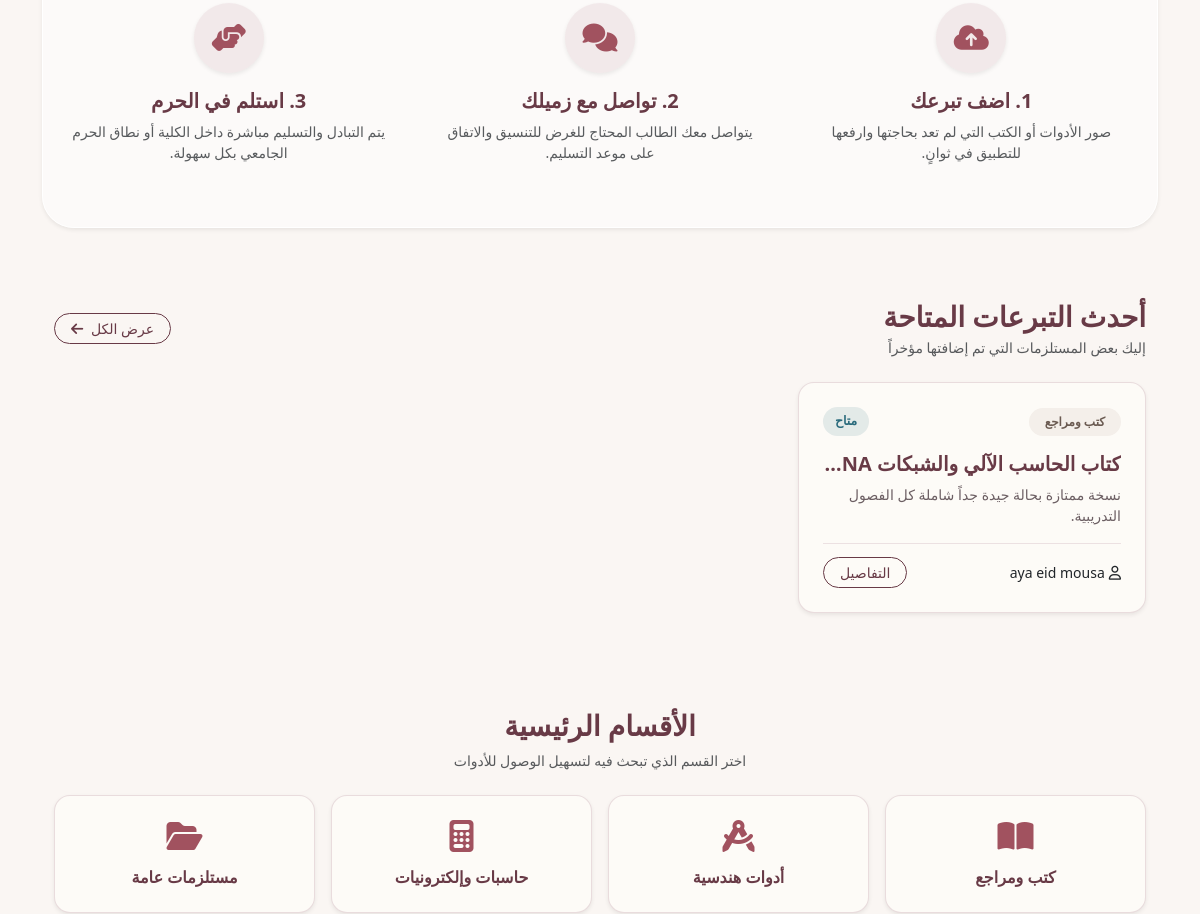
Before: / (middle part) with the older database file.
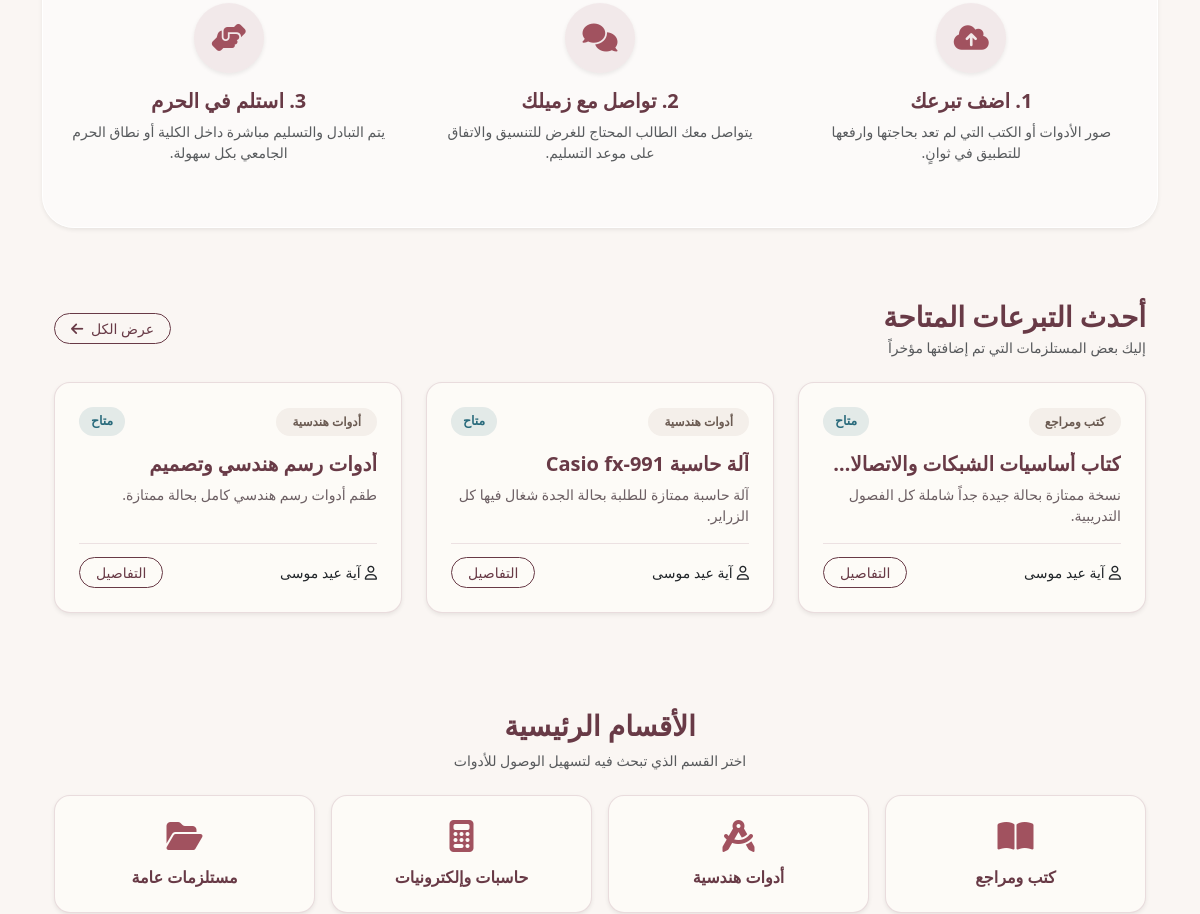
After: the same page with the newer database file.
### tables this page shows
CREATE TABLE `donations` (
  `id` int(11) NOT NULL,
  `user_id` int(11) NOT NULL,
  `title` varchar(255) NOT NULL,
  `category` varchar(100) DEFAULT NULL,
  `college_name` varchar(150) DEFAULT NULL,
  `location` varchar(150) DEFAULT NULL,
  `image` varchar(255) DEFAULT NULL,
  `description` text DEFAULT NULL,
  `status` enum('pending','approved','reserved','completed') DEFAULT 'pending',
  `created_at` timestamp NOT NULL DEFAULT current_timestamp()
);

CREATE TABLE `users` (
  `id` int(11) NOT NULL,
  `fullname` varchar(150) NOT NULL,
  `email` varchar(150) NOT NULL,
  `phone` varchar(20) DEFAULT NULL,
  `password` varchar(255) NOT NULL,
  `role` enum('user','admin') DEFAULT 'user',
  `created_at` timestamp NOT NULL DEFAULT current_timestamp()
);

### index.php (the view, shortened to what the changed rows need)
<?php
include 'includes/db.php';
include 'includes/header.php';
$query = "SELECT donations.*, users.fullname FROM donations
          JOIN users ON donations.user_id = users.id
          WHERE donations.status = 'approved'
          ORDER BY donations.created_at DESC LIMIT 3";
$stmt = $conn->query($query);
$donations = $stmt->fetchAll();
?>
<section class="container py-5">
    <div class="row g-4">
        <?php if (!empty($donations)): ?>
            <?php foreach ($donations as $row): ?>
                <div class="col-md-4">
                    <div class="card h-100 rounded-4 overflow-hidden shadow-sm">
                        <div class="card-body p-4">
                            <div class="d-flex justify-content-between align-items-center mb-3">
                                <span class="badge badge-category px-3 py-2 rounded-pill">
                                    <?php echo htmlspecialchars($row['category'] ?? 'عام'); ?>
                                </span>
                                <span class="badge-status badge-approved">متاح</span>
                            </div>
                            <h5 class="card-title fw-bold mb-2 text-truncate">
                                <?php echo htmlspecialchars($row['title']); ?>
                            </h5>
                            <p class="card-text flex-grow-1">
                                <?php echo htmlspecialchars($row['description']); ?>
                            </p>
                            <div
                                class="card-footer-custom d-flex justify-content-between align-items-center mt-3 pt-3 border-top">
                                <span class="small fw-medium text-truncate">
                                    <i class="fa-regular fa-user me-1"></i><?php echo htmlspecialchars($row['fullname']); ?>
                                </span>
                                <a href="donations/details.php?id=<?php echo $row['id']; ?>"
                                    class="btn btn-campus-outline btn-sm px-3 rounded-pill">
                                    التفاصيل
                                </a>
                            </div>
                        </div>
                    </div>
                </div>
            <?php endforeach; ?>
        <?php else: ?>
            <div class="col-12 text-center py-4">
                <p class="text-muted">لا توجد تبرعات مضافة حالياً.</p>
            </div>
        <?php endif; ?>
    </div>
</section>
<?php include 'includes/footer.php'; ?>

Changed rows visible on the page:
changed donations "نسخة ممتازة بحالة جيدة جداً شاملة كل الفصول التدريبية.": user.fullname "aya eid mousa" → "آية عيد موسى"
now on this page (row edited): donations: category "أدوات هندسية", title "آلة حاسبة Casio fx-991", description "آلة حاسبة ممتازة للطلبة بحالة الجدة شغال فيها كل الزراير.", user.fullname "آية عيد موسى"
now on this page (row edited): donations: category "أدوات هندسية", title "أدوات رسم هندسي وتصميم", description "طقم أدوات رسم هندسي كامل بحالة ممتازة.", user.fullname "آية عيد موسى"
